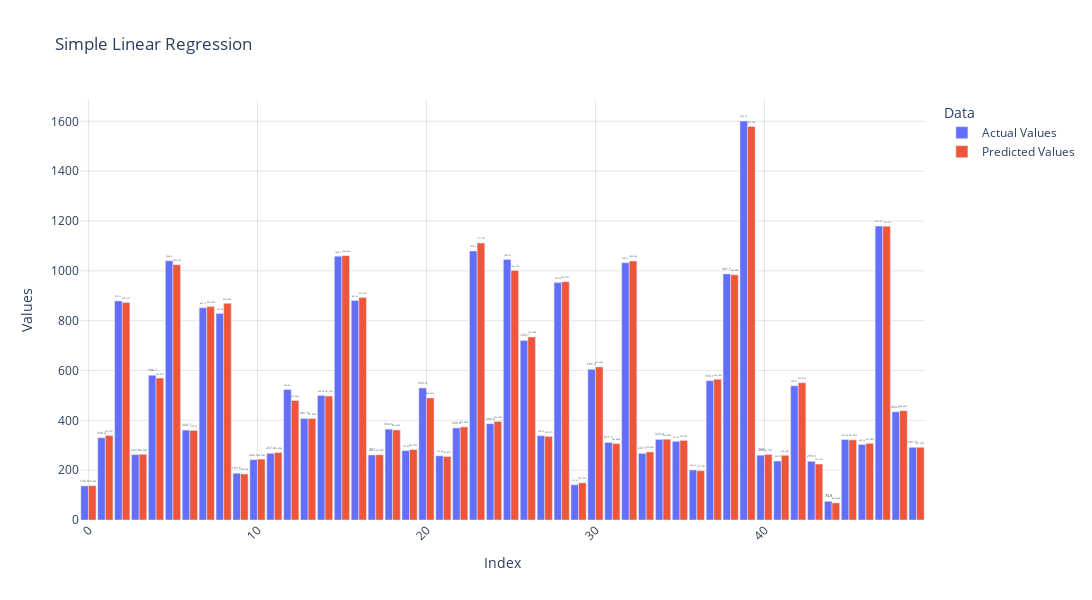

Notebook cell for this chart:
### Code cell
import plotly.express as px
import plotly.io as pio

# Create the bar plot
fig = px.bar(df1.head(50), title='Simple Linear Regression', barmode='group', color_discrete_sequence=px.colors.qualitative.Plotly)

# Customize the layout
fig.update_layout(
    xaxis_title='Index',
    yaxis_title='Values',
    legend_title='Data',
    width=1200,
    height=600,
    xaxis_tickangle=-45,  # Rotate x-axis labels for better readability
    showlegend=True,      # Show legend
    font=dict(size=12),   # Set font size
    plot_bgcolor='rgba(0,0,0,0)',  # Set plot background color
    paper_bgcolor='rgba(0,0,0,0)', # Set paper background color
    bargap=0.1,           # Set gap between bars
    xaxis=dict(showgrid=True, gridcolor='rgba(0,0,0,0.1)'), # Show x-axis gridlines
    yaxis=dict(showgrid=True, gridcolor='rgba(0,0,0,0.1)')  # Show y-axis gridlines
)

# Add data labels to the bars
fig.update_traces(texttemplate='%{y}', textposition='outside')

# Display the plot
fig.show()

# Save the plot as a PNG file
# pio.write_image(fig, 'bar_plot.png')

### Figure 1 — Plotly figure (JSON) as saved in the notebook; plotly's stock layout.template omitted (floating-point values rounded to 4 significant figures)
{"data": [{"alignmentgroup": "True", "hovertemplate": "variable=Actual Values<br>index=%{x}<br>value=%{y}<extra></extra>", "legendgroup": "Actual Values", "marker": {"color": "#636EFA", "pattern": {"shape": ""}}, "name": "Actual Values", "offsetgroup": "Actual Values", "orientation": "v", "showlegend": true, "textposition": "outside", "texttemplate": "%{y}", "type": "bar", "x": [0, 1, 2, 3, 4, 5, 6, 7, 8, 9, 10, 11, 12, 13, 14, 15, 16, 17, 18, 19, 20, 21, 22, 23, 24, 25, 26, 27, 28, 29, 30, 31, 32, 33, 34, 35, 36, 37, 38, 39, 40, 41, 42, 43, 44, 45, 46, 47, 48, 49], "xaxis": "x", "y": [136.8, 330.2, 879.1, 262.5, 580.7, 1040.0, 360.7, 852.1, 829.0, 187.6, 242.1, 267.6, 523.5, 407.5, 499.9, 1058.0, 881.2, 261, 364.6, 278.4, 529.9, 257.6, 369.4, 1080.0, 386.6, 1046.0, 720.7, 338.6, 952.6, 141.2, 605.2, 311.1, 1032.0, 267.1, 323.4, 315.6, 200.7, 559.1, 987.7, 1601.0, 260, 236.8, 538.5, 235.5, 74.9, 322.9, 302.9, 1180.0, 434.2, 291.6], "yaxis": "y"}, {"alignmentgroup": "True", "hovertemplate": "variable=Predicted Values<br>index=%{x}<br>value=%{y}<extra></extra>", "legendgroup": "Predicted Values", "marker": {"color": "#EF553B", "pattern": {"shape": ""}}, "name": "Predicted Values", "offsetgroup": "Predicted Values", "orientation": "v", "showlegend": true, "textposition": "outside", "texttemplate": "%{y}", "type": "bar", "x": [0, 1, 2, 3, 4, 5, 6, 7, 8, 9, 10, 11, 12, 13, 14, 15, 16, 17, 18, 19, 20, 21, 22, 23, 24, 25, 26, 27, 28, 29, 30, 31, 32, 33, 34, 35, 36, 37, 38, 39, 40, 41, 42, 43, 44, 45, 46, 47, 48, 49], "xaxis": "x", "y": [137.6, 339.1, 872.4, 263.6, 569.5, 1024.0, 359.6, 856.4, 869.4, 184.6, 244.3, 270.7, 479.5, 407.3, 497.4, 1061.0, 892.5, 261.8, 361.1, 282.6, 489.6, 254.8, 373.6, 1112.0, 395.3, 1001.0, 734.2, 335.7, 956.4, 149.1, 614.5, 306.6, 1039.0, 273.0, 324.1, 319.4, 197.7, 564.7, 983.9, 1579.0, 263.1, 259.6, 550.9, 224.6, 68.66, 321.6, 307.6, 1178.0, 438.6, 291.8], "yaxis": "y"}], "layout": {"bargap": 0.1, "barmode": "group", "font": {"size": 12}, "height": 600, "legend": {"title": {"text": "Data"}, "tracegroupgap": 0}, "paper_bgcolor": "rgba(0,0,0,0)", "plot_bgcolor": "rgba(0,0,0,0)", "showlegend": true, "title": {"text": "Simple Linear Regression"}, "width": 1200, "xaxis": {"anchor": "y", "domain": [0, 1], "gridcolor": "rgba(0,0,0,0.1)", "showgrid": true, "tickangle": -45, "title": {"text": "Index"}}, "yaxis": {"anchor": "x", "domain": [0, 1], "gridcolor": "rgba(0,0,0,0.1)", "showgrid": true, "title": {"text": "Values"}}}}
